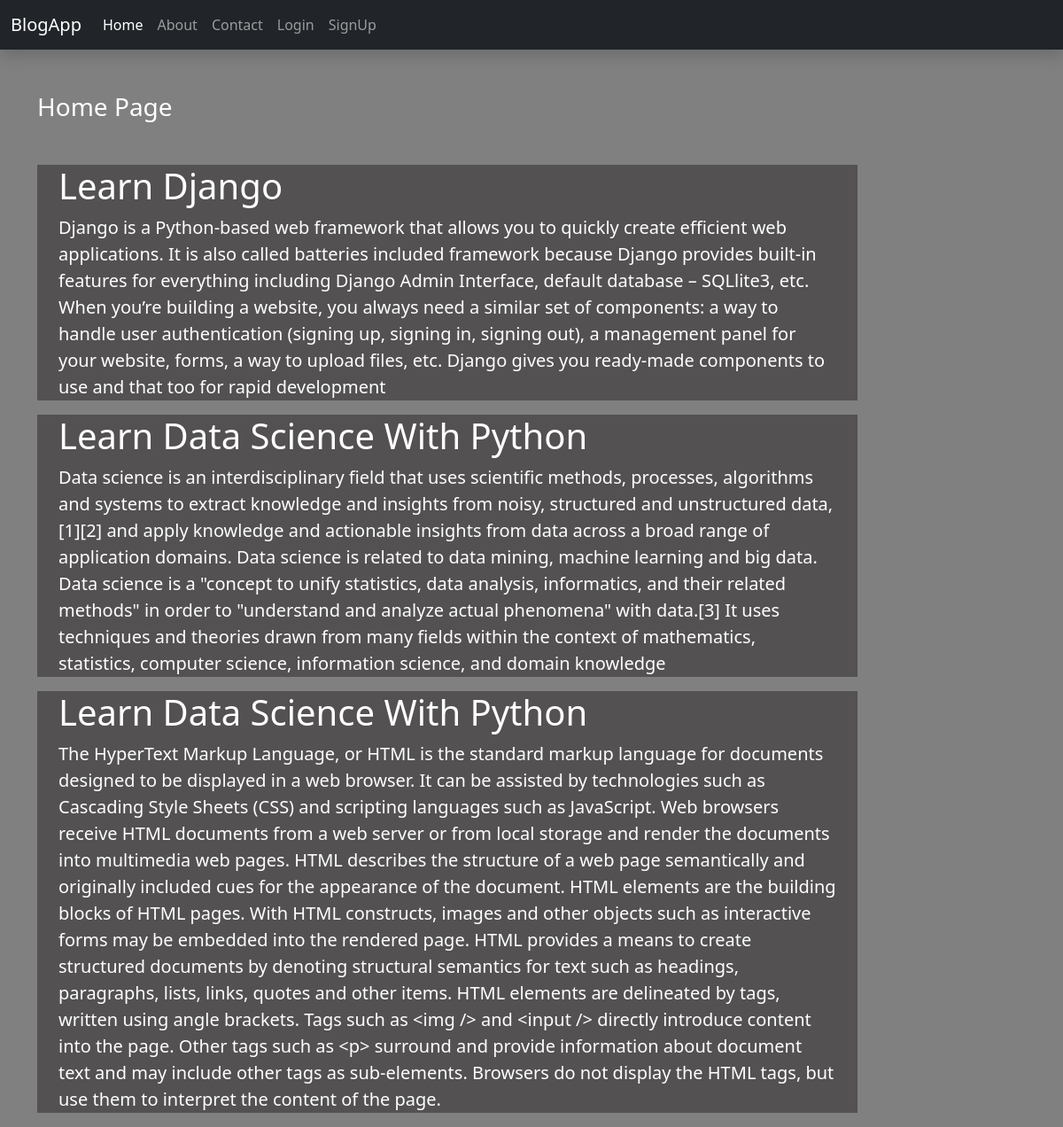
The page / on the database its author committed.
### blog/models.py (models this page shows)
class blog_post(models.Model):
    title = models.CharField(max_length=150)
    desc = models.TextField()

### blog/views.py (the view)
# urls.py: 2. Add a URL to urlpatterns:  path('', views.home, name='home')
def home(request):
    posts = blog_post.objects.all()
    return render(request, 'blog/home.html',{'posts':posts})

### blog/templates/blog/home.html
{% extends 'blog/base.html' %}
{% block content %}
<div class="col-sm-10">
<h3 class="text-white my-5">Home Page</h3>
{% for post in posts %}
  <div class="jumbotron jumbotron-fluid jumbo-color">
    <div class="container ">
      <h1 class=" font-weight-bold text-white">{{post.title}}</h1>
      <p class="lead text-white">{{post.desc}}</p>
    </div>
  </div>
{% endfor %}
</div>
{% endblock content %}

### blog/static/blog/css/style.css (style rules this page uses)
body { background-color: gray; }
.jumbo-color { background-color: rgb(83,81,81); }

### rows shown on the page
blog_post: title "Learn Django", desc "Django is a Python-based web framework that allows you to quickly create efficient web applications. It is also called batteries included framework because Django provides built-in features for everything including Django Admin Interface, default database – SQLlite3, etc. When you’re building a website, you always need a similar set of components: a way to handle user authentication (signing up, signing in, signing out), a management panel for your website, forms, a way to upload files, etc. Django gives you ready-made components to use and that too for rapid development"
blog_post: title "Learn Data Science With Python", desc "Data science is an interdisciplinary field that uses scientific methods, processes, algorithms and systems to extract knowledge and insights from noisy, structured and unstructured data,[1][2] and apply knowledge and actionable insights from data across a broad range of application domains. Data science is related to data mining, machine learning and big data. Data science is a \"concept to unify statistics, data analysis, informatics, and their related methods\" in order to \"understand and analyze actual phenomena\" with data.[3] It uses techniques and theories drawn from many fields within the context of mathematics, statistics, computer science, information science, and domain knowledge"
blog_post: title "Learn Data Science With Python", desc "The HyperText Markup Language, or HTML is the standard markup language for documents designed to be displayed in a web browser. It can be assisted by technologies such as Cascading Style Sheets (CSS) and scripting languages such as JavaScript. Web browsers receive HTML documents from a web server or from local storage and render the documents into multimedia web pages. HTML describes the structure of a web page semantically and originally included cues for the appearance of the document. HTML elements are the building blocks of HTML pages. With HTML constructs, images and other objects such as interactive forms may be embedded into the rendered page. HTML provides a means to create…"
